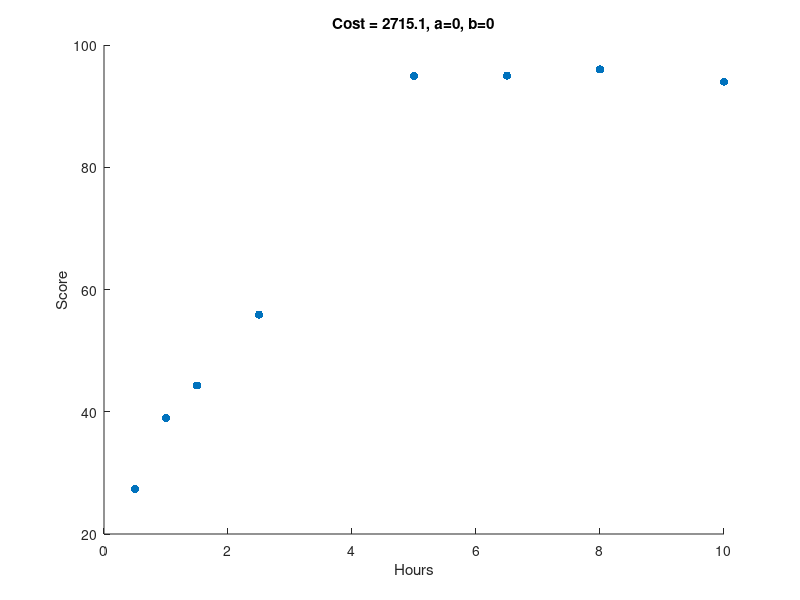

MATLAB code for this plot: (Note: this script raises an error after producing the figure.)
x = [1;
 1.5;
 2.5;
 0.5;
 5;
 6.5;
 10;
 8;];
 
y = [39;
 44.3;
 55.9;
 27.4;
 94.9;
 95;
 94;
 96;];
 
theta = [0;0];

X = [ones(size(x,1),1) x];

figure (1);
scatter(x,y,'o','filled');
xlabel ('Hours');
ylabel ('Score');
title ('Cost = 2715.1, a=0, b=0');

hold on;

h = X*theta;
J = calcCostFunction(y,h);
figure (1);
plot(x,h,'r');
hold off;

[theta recordJ] = doGD(theta,X,y);

theta
recordJ;

figure (2);
scatter(x,y,'o','filled');
xlabel ('Hours');
ylabel ('Score');
title ('Cost = 64.495, a=35.0569, b=7.6013');

hold on;

h = X*theta;
J = calcCostFunction(y,h)
figure (2);
plot(x,h,'r');
hold off;


figure (3);
plot(recordJ,'r','linewidth',2);
xlabel('Iterations');
ylabel('Cost');
title('Running GD');










